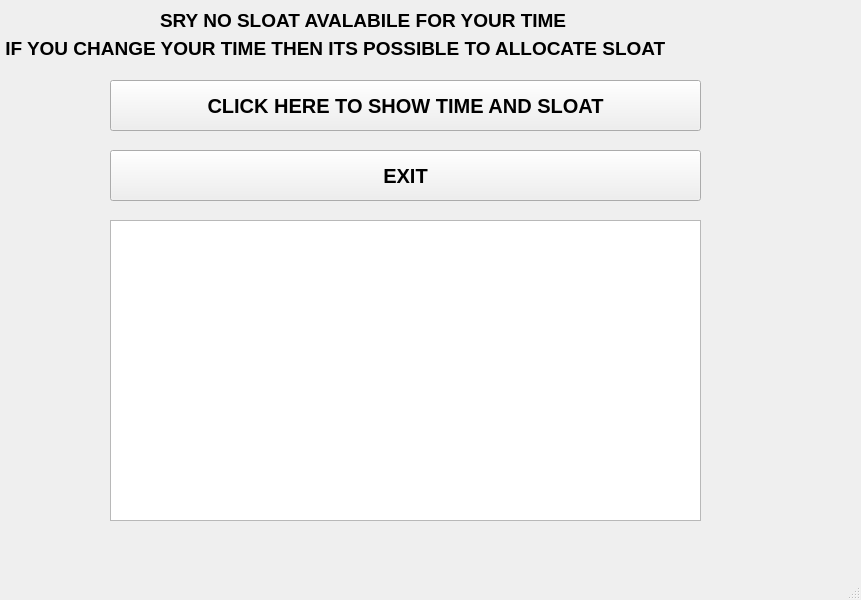
<?xml version="1.0" encoding="UTF-8"?>
<ui version="4.0">
 <class>MainWindow</class>
 <widget class="QMainWindow" name="MainWindow">
  <property name="geometry">
   <rect>
    <x>0</x>
    <y>0</y>
    <width>861</width>
    <height>600</height>
   </rect>
  </property>
  <property name="windowTitle">
   <string>MainWindow</string>
  </property>
  <widget class="QWidget" name="centralwidget">
   <widget class="QLabel" name="label">
    <property name="geometry">
     <rect>
      <x>160</x>
      <y>0</y>
      <width>521</width>
      <height>41</height>
     </rect>
    </property>
    <property name="font">
     <font>
      <pointsize>14</pointsize>
      <weight>75</weight>
      <bold>true</bold>
     </font>
    </property>
    <property name="text">
     <string>SRY NO SLOAT AVALABILE FOR YOUR TIME</string>
    </property>
   </widget>
   <widget class="QLabel" name="label_2">
    <property name="geometry">
     <rect>
      <x>0</x>
      <y>40</y>
      <width>831</width>
      <height>16</height>
     </rect>
    </property>
    <property name="font">
     <font>
      <pointsize>14</pointsize>
      <weight>75</weight>
      <bold>true</bold>
     </font>
    </property>
    <property name="text">
     <string> IF YOU CHANGE YOUR TIME THEN ITS POSSIBLE TO ALLOCATE SLOAT</string>
    </property>
   </widget>
   <widget class="QPushButton" name="pushButton">
    <property name="geometry">
     <rect>
      <x>110</x>
      <y>80</y>
      <width>591</width>
      <height>51</height>
     </rect>
    </property>
    <property name="font">
     <font>
      <pointsize>15</pointsize>
      <weight>75</weight>
      <bold>true</bold>
     </font>
    </property>
    <property name="text">
     <string>CLICK HERE TO SHOW TIME AND SLOAT</string>
    </property>
   </widget>
   <widget class="QPushButton" name="pushButton_2">
    <property name="geometry">
     <rect>
      <x>110</x>
      <y>150</y>
      <width>591</width>
      <height>51</height>
     </rect>
    </property>
    <property name="font">
     <font>
      <pointsize>15</pointsize>
      <weight>75</weight>
      <bold>true</bold>
     </font>
    </property>
    <property name="text">
     <string>EXIT</string>
    </property>
   </widget>
   <widget class="QTableView" name="tableView">
    <property name="geometry">
     <rect>
      <x>110</x>
      <y>220</y>
      <width>591</width>
      <height>301</height>
     </rect>
    </property>
   </widget>
  </widget>
  <widget class="QMenuBar" name="menubar">
   <property name="geometry">
    <rect>
     <x>0</x>
     <y>0</y>
     <width>861</width>
     <height>26</height>
    </rect>
   </property>
  </widget>
  <widget class="QStatusBar" name="statusbar"/>
 </widget>
 <resources/>
 <connections/>
</ui>
